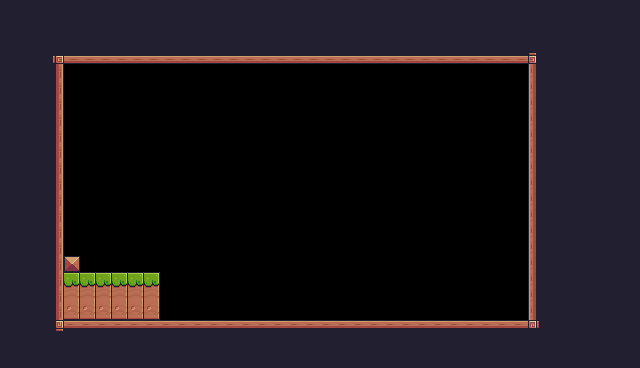

Below is a game level as drawn by its tile map, then a one-line description and the .tmx file that defines it, in full:
An orthogonal 40x23 tile map with 16x16 px tiles, 1 tile layer (Background).

<map version="1.10" tiledversion="1.10.2" orientation="orthogonal" renderorder="right-down" width="40" height="23" tilewidth="16" tileheight="16" infinite="0" nextlayerid="2" nextobjectid="1">
 <tileset firstgid="1" source="first_adventure.tsx" />
 <layer id="1" name="Background" width="40" height="23">
  <data encoding="csv">
24,24,24,24,24,24,24,24,24,24,24,24,24,24,24,24,24,24,24,24,24,24,24,24,24,24,24,24,24,24,24,24,24,24,24,24,24,24,24,24,
24,24,24,24,24,24,24,24,112,112,112,112,112,112,112,112,112,112,112,112,112,112,112,24,24,24,24,24,24,24,24,24,24,24,24,24,24,24,24,24,
24,24,24,24,112,112,112,112,112,112,112,112,112,112,112,112,112,112,112,112,24,24,112,112,112,112,112,112,24,24,24,24,24,24,24,24,24,24,24,24,
24,24,24,92,134,134,134,134,134,134,134,134,134,134,134,134,134,134,134,134,134,134,134,134,134,134,134,134,134,134,134,134,134,93,24,24,24,24,24,24,
24,24,24,113,0,0,0,0,0,0,0,0,0,0,0,0,0,0,0,0,0,0,0,0,0,0,0,0,0,0,0,0,0,111,24,24,24,24,24,24,
24,24,24,113,0,0,0,0,0,0,0,0,0,0,0,0,0,0,0,0,0,0,0,0,0,0,0,0,0,0,0,0,0,111,24,24,24,24,24,24,
24,24,24,113,0,0,0,0,0,0,0,0,0,0,0,0,0,0,0,0,0,0,0,0,0,0,0,0,0,0,0,0,0,111,24,24,24,24,24,24,
24,24,24,113,0,0,0,0,0,0,0,0,0,0,0,0,0,0,0,0,0,0,0,0,0,0,0,0,0,0,0,0,0,111,24,24,24,24,24,24,
24,24,24,113,0,0,0,0,0,0,0,0,0,0,0,0,0,0,0,0,0,0,0,0,0,0,0,0,0,0,0,0,0,111,24,24,24,24,24,24,
24,24,24,113,0,0,0,0,0,0,0,0,0,0,0,0,0,0,0,0,0,0,0,0,0,0,0,0,0,0,0,0,0,111,24,24,24,24,24,24,
24,24,24,113,0,0,0,0,0,0,0,0,0,0,0,0,0,0,0,0,0,0,0,0,0,0,0,0,0,0,0,0,0,111,24,24,24,24,24,24,
24,24,24,113,0,0,0,0,0,0,0,0,0,0,0,0,0,0,0,0,0,0,0,0,0,0,0,0,0,0,0,0,0,111,24,24,24,24,24,24,
24,24,24,113,0,0,0,0,0,0,0,0,0,0,0,0,0,0,0,0,0,0,0,0,0,0,0,0,0,0,0,0,0,111,24,24,24,24,24,24,
24,24,24,113,0,0,0,0,0,0,0,0,0,0,0,0,0,0,0,0,0,0,0,0,0,0,0,0,0,0,0,0,0,111,24,24,24,24,24,24,
24,24,24,113,0,0,0,0,0,0,0,0,0,0,0,0,0,0,0,0,0,0,0,0,0,0,0,0,0,0,0,0,0,111,24,24,24,24,24,24,
24,24,24,113,0,0,0,0,0,0,0,0,0,0,0,0,0,0,0,0,0,0,0,0,0,0,0,0,0,0,0,0,0,111,24,24,24,24,24,24,
24,24,112,113,35,0,0,0,0,0,0,0,0,0,0,0,0,0,0,0,0,0,0,0,0,0,0,0,0,0,0,0,0,111,24,24,24,24,24,24,
24,24,112,113,9,9,9,9,9,9,0,0,0,0,0,0,0,0,0,0,0,0,0,0,0,0,0,0,0,0,0,0,0,111,24,24,24,24,24,24,
112,112,112,113,31,31,31,31,31,31,0,0,0,0,0,0,0,0,0,0,0,0,0,0,0,0,0,0,0,0,0,0,0,111,24,24,24,24,24,24,
24,112,112,113,53,53,53,53,53,53,0,0,0,0,0,0,0,0,0,0,0,0,0,0,0,0,0,0,0,0,0,0,0,111,24,24,24,24,24,24,
24,24,112,114,90,90,90,90,90,90,90,90,90,90,90,90,90,90,90,90,90,90,90,90,90,90,90,90,90,90,90,90,90,115,24,24,24,24,24,24,
24,24,24,24,24,24,24,24,24,24,24,24,24,24,24,24,24,24,24,24,24,24,24,24,24,24,24,24,24,24,24,24,24,24,24,24,24,24,24,24,
24,24,24,24,24,24,24,24,24,24,24,24,24,24,24,24,24,24,24,24,24,24,24,24,24,24,24,24,24,24,24,24,24,24,24,24,24,24,24,24
</data>
 </layer>
</map>
